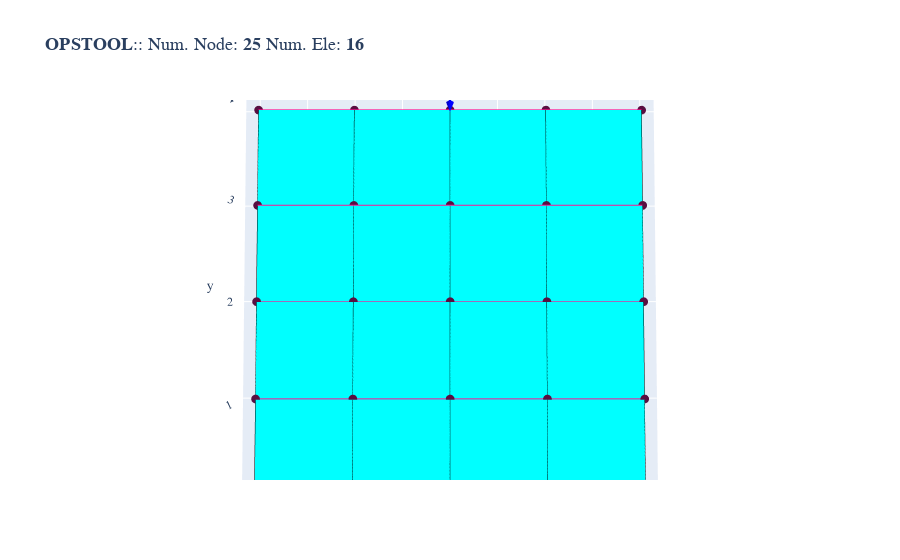

Notebook source saved alongside this figure:
### Code cell
opsvis.set_plot_props(point_size=3)
fig = opsvis.plot_model(show_nodal_loads=True, show_ele_loads=True, show_outline=True)
fig.write_html("images/plane_plotly.html", full_html=False, include_plotlyjs="cdn")
fig.show()

### Figure 1 — Plotly figure (JSON) as saved in the notebook; plotly's stock layout.template omitted (floating-point values rounded to 4 significant figures)
{"data": [{"color": "#00FFFF", "hoverinfo": "skip", "i": [0, 0, 4, 4, 8, 8, 12, 12, 16, 16, 20, 20, 24, 24, 28, 28, 32, 32, 36, 36, 40, 40, 44, 44, 48, 48, 52, 52, 56, 56, 60, 60], "j": [1, 2, 5, 6, 9, 10, 13, 14, 17, 18, 21, 22, 25, 26, 29, 30, 33, 34, 37, 38, 41, 42, 45, 46, 49, 50, 53, 54, 57, 58, 61, 62], "k": [2, 3, 6, 7, 10, 11, 14, 15, 18, 19, 22, 23, 26, 27, 30, 31, 34, 35, 38, 39, 42, 43, 46, 47, 50, 51, 54, 55, 58, 59, 62, 63], "name": "FourNodeQuad", "opacity": 1, "type": "mesh3d", "x": [0.0, 1.0, 1.0, 0.0, 0.0, 1.0, 1.0, 0.0, 0.0, 1.0, 1.0, 0.0, 0.0, 1.0, 1.0, 0.0, 1.0, 2.0, 2.0, 1.0, 1.0, 2.0, 2.0, 1.0, 1.0, 2.0, 2.0, 1.0, 1.0, 2.0, 2.0, 1.0, 2.0, 3.0, 3.0, 2.0, 2.0, 3.0, 3.0, 2.0, 2.0, 3.0, 3.0, 2.0, 2.0, 3.0, 3.0, 2.0, 3.0, 4.0, 4.0, 3.0, 3.0, 4.0, 4.0, 3.0, 3.0, 4.0, 4.0, 3.0, 3.0, 4.0, 4.0, 3.0], "y": [0.0, 0.0, 1.0, 1.0, 1.0, 1.0, 2.0, 2.0, 2.0, 2.0, 3.0, 3.0, 3.0, 3.0, 4.0, 4.0, 0.0, 0.0, 1.0, 1.0, 1.0, 1.0, 2.0, 2.0, 2.0, 2.0, 3.0, 3.0, 3.0, 3.0, 4.0, 4.0, 0.0, 0.0, 1.0, 1.0, 1.0, 1.0, 2.0, 2.0, 2.0, 2.0, 3.0, 3.0, 3.0, 3.0, 4.0, 4.0, 0.0, 0.0, 1.0, 1.0, 1.0, 1.0, 2.0, 2.0, 2.0, 2.0, 3.0, 3.0, 3.0, 3.0, 4.0, 4.0], "z": [0.0, 0.0, 0.0, 0.0, 0.0, 0.0, 0.0, 0.0, 0.0, 0.0, 0.0, 0.0, 0.0, 0.0, 0.0, 0.0, 0.0, 0.0, 0.0, 0.0, 0.0, 0.0, 0.0, 0.0, 0.0, 0.0, 0.0, 0.0, 0.0, 0.0, 0.0, 0.0, 0.0, 0.0, 0.0, 0.0, 0.0, 0.0, 0.0, 0.0, 0.0, 0.0, 0.0, 0.0, 0.0, 0.0, 0.0, 0.0, 0.0, 0.0, 0.0, 0.0, 0.0, 0.0, 0.0, 0.0, 0.0, 0.0, 0.0, 0.0, 0.0, 0.0, 0.0, 0.0]}, {"connectgaps": false, "hoverinfo": "skip", "line": {"color": "black", "width": 1}, "mode": "lines", "name": "Edge", "type": "scatter3d", "x": [0.0, 1.0, 1.0, 0.0, 0.0, NaN, 0.0, 1.0, 1.0, 0.0, 0.0, NaN, 0.0, 1.0, 1.0, 0.0, 0.0, NaN, 0.0, 1.0, 1.0, 0.0, 0.0, NaN, 1.0, 2.0, 2.0, 1.0, 1.0, NaN, 1.0, 2.0, 2.0, 1.0, 1.0, NaN, 1.0, 2.0, 2.0, 1.0, 1.0, NaN, 1.0, 2.0, 2.0, 1.0, 1.0, NaN, 2.0, 3.0, 3.0, 2.0, 2.0, NaN, 2.0, 3.0, 3.0, 2.0, 2.0, NaN, 2.0, 3.0, 3.0, 2.0, 2.0, NaN, 2.0, 3.0, 3.0, 2.0, 2.0, NaN, 3.0, 4.0, 4.0, 3.0, 3.0, NaN, 3.0, 4.0, 4.0, 3.0, 3.0, NaN, 3.0, 4.0, 4.0, 3.0, 3.0, NaN, 3.0, 4.0, 4.0, 3.0, 3.0, NaN], "y": [0.0, 0.0, 1.0, 1.0, 0.0, NaN, 1.0, 1.0, 2.0, 2.0, 1.0, NaN, 2.0, 2.0, 3.0, 3.0, 2.0, NaN, 3.0, 3.0, 4.0, 4.0, 3.0, NaN, 0.0, 0.0, 1.0, 1.0, 0.0, NaN, 1.0, 1.0, 2.0, 2.0, 1.0, NaN, 2.0, 2.0, 3.0, 3.0, 2.0, NaN, 3.0, 3.0, 4.0, 4.0, 3.0, NaN, 0.0, 0.0, 1.0, 1.0, 0.0, NaN, 1.0, 1.0, 2.0, 2.0, 1.0, NaN, 2.0, 2.0, 3.0, 3.0, 2.0, NaN, 3.0, 3.0, 4.0, 4.0, 3.0, NaN, 0.0, 0.0, 1.0, 1.0, 0.0, NaN, 1.0, 1.0, 2.0, 2.0, 1.0, NaN, 2.0, 2.0, 3.0, 3.0, 2.0, NaN, 3.0, 3.0, 4.0, 4.0, 3.0, NaN], "z": [0.0, 0.0, 0.0, 0.0, 0.0, NaN, 0.0, 0.0, 0.0, 0.0, 0.0, NaN, 0.0, 0.0, 0.0, 0.0, 0.0, NaN, 0.0, 0.0, 0.0, 0.0, 0.0, NaN, 0.0, 0.0, 0.0, 0.0, 0.0, NaN, 0.0, 0.0, 0.0, 0.0, 0.0, NaN, 0.0, 0.0, 0.0, 0.0, 0.0, NaN, 0.0, 0.0, 0.0, 0.0, 0.0, NaN, 0.0, 0.0, 0.0, 0.0, 0.0, NaN, 0.0, 0.0, 0.0, 0.0, 0.0, NaN, 0.0, 0.0, 0.0, 0.0, 0.0, NaN, 0.0, 0.0, 0.0, 0.0, 0.0, NaN, 0.0, 0.0, 0.0, 0.0, 0.0, NaN, 0.0, 0.0, 0.0, 0.0, 0.0, NaN, 0.0, 0.0, 0.0, 0.0, 0.0, NaN, 0.0, 0.0, 0.0, 0.0, 0.0, NaN]}, {"customdata": ["eleTag: 1<br>connectedNodes:<br> [1 6 7 2]", "eleTag: 2<br>connectedNodes:<br> [2 7 8 3]", "eleTag: 3<br>connectedNodes:<br> [3 8 9 4]", "eleTag: 4<br>connectedNodes:<br> [ 4  9 10  5]", "eleTag: 5<br>connectedNodes:<br> [ 6 11 12  7]", "eleTag: 6<br>connectedNodes:<br> [ 7 12 13  8]", "eleTag: 7<br>connectedNodes:<br> [ 8 13 14  9]", "eleTag: 8<br>connectedNodes:<br> [ 9 14 15 10]", "eleTag: 9<br>connectedNodes:<br> [11 16 17 12]", "eleTag: 10<br>connectedNodes:<br> [12 17 18 13]", "eleTag: 11<br>connectedNodes:<br> [13 18 19 14]", "eleTag: 12<br>connectedNodes:<br> [14 19 20 15]", "eleTag: 13<br>connectedNodes:<br> [16 21 22 17]", "eleTag: 14<br>connectedNodes:<br> [17 22 23 18]", "eleTag: 15<br>connectedNodes:<br> [18 23 24 19]", "eleTag: 16<br>connectedNodes:<br> [19 24 25 20]"], "hovertemplate": "%{customdata}", "marker": {"color": "#00FFFF", "size": 3, "symbol": "diamond-open"}, "mode": "markers", "name": "FourNodeQuad", "type": "scatter3d", "x": [0.5, 0.5, 0.5, 0.5, 1.5, 1.5, 1.5, 1.5, 2.5, 2.5, 2.5, 2.5, 3.5, 3.5, 3.5, 3.5], "y": [0.5, 1.5, 2.5, 3.5, 0.5, 1.5, 2.5, 3.5, 0.5, 1.5, 2.5, 3.5, 0.5, 1.5, 2.5, 3.5], "z": [0.0, 0.0, 0.0, 0.0, 0.0, 0.0, 0.0, 0.0, 0.0, 0.0, 0.0, 0.0, 0.0, 0.0, 0.0, 0.0]}, {"customdata": ["1", "2", "3", "4", "5", "6", "7", "8", "9", "10", "11", "12", "13", "14", "15", "16", "17", "18", "19", "20", "21", "22", "23", "24", "25"], "hovertemplate": "x: %{x}<br>y: %{y}<br>z: %{z} <br>nodeTag: %{customdata}", "marker": {"color": "#580f41", "size": 3, "symbol": "circle"}, "mode": "markers", "name": "Nodes", "type": "scatter3d", "x": [0.0, 0.0, 0.0, 0.0, 0.0, 1.0, 1.0, 1.0, 1.0, 1.0, 2.0, 2.0, 2.0, 2.0, 2.0, 3.0, 3.0, 3.0, 3.0, 3.0, 4.0, 4.0, 4.0, 4.0, 4.0], "y": [0.0, 1.0, 2.0, 3.0, 4.0, 0.0, 1.0, 2.0, 3.0, 4.0, 0.0, 1.0, 2.0, 3.0, 4.0, 0.0, 1.0, 2.0, 3.0, 4.0, 0.0, 1.0, 2.0, 3.0, 4.0], "z": [0.0, 0.0, 0.0, 0.0, 0.0, 0.0, 0.0, 0.0, 0.0, 0.0, 0.0, 0.0, 0.0, 0.0, 0.0, 0.0, 0.0, 0.0, 0.0, 0.0, 0.0, 0.0, 0.0, 0.0, 0.0]}, {"connectgaps": false, "hoverinfo": "skip", "line": {"color": "#15b01a", "width": 1}, "mode": "lines", "name": "BC", "type": "scatter3d", "x": [-0.02, 0.02, 0.0, -0.02, NaN, 0.98, 1.02, 1.0, 0.98, NaN, 1.98, 2.02, 2.0, 1.98, NaN, 2.98, 3.02, 3.0, 2.98, NaN, 3.98, 4.02, 4.0, 3.98, NaN], "y": [-0.04, -0.04, 0.0, -0.04, NaN, -0.04, -0.04, 0.0, -0.04, NaN, -0.04, -0.04, 0.0, -0.04, NaN, -0.04, -0.04, 0.0, -0.04, NaN, -0.04, -0.04, 0.0, -0.04, NaN], "z": [0.0, 0.0, 0.0, 0.0, NaN, 0.0, 0.0, 0.0, 0.0, NaN, 0.0, 0.0, 0.0, 0.0, NaN, 0.0, 0.0, 0.0, 0.0, NaN, 0.0, 0.0, 0.0, 0.0, NaN]}, {"connectgaps": false, "hoverinfo": "skip", "line": {"color": "#FF1493", "width": 2.5}, "mode": "lines", "name": "mp constraint", "type": "scatter3d", "x": [0.0, 4.0, NaN, 0.0, 4.0, NaN, 0.0, 4.0, NaN, 0.0, 4.0, NaN], "y": [1.0, 1.0, NaN, 2.0, 2.0, NaN, 3.0, 3.0, NaN, 4.0, 4.0, NaN], "z": [0.0, 0.0, NaN, 0.0, 0.0, NaN, 0.0, 0.0, NaN, 0.0, 0.0, NaN]}, {"connectgaps": false, "hovertemplate": "<b>%{text}</b>", "line": {"color": "#0000ff", "width": 5}, "mode": "lines", "name": "<b>Pattern 1</b><br>Nodal Load", "text": ["0.00e+00", "0.00e+00", "0.00e+00"], "type": "scatter3d", "x": [2.0, 2.0, NaN], "y": [4.0, 4.0, NaN], "z": [0.0, 0.0, NaN]}, {"color": "#0000ff", "hovertemplate": "<b>%{text}", "i": [0, 0, 1, 1, 2, 2, 3, 3, 4, 4, 5, 5, 6, 6, 7, 7, 8, 8, 9, 9, 10, 10, 11, 11, 12, 12, 13, 13, 14, 14, 15, 15], "j": [1, 1, 2, 2, 3, 3, 4, 4, 5, 5, 6, 6, 7, 7, 8, 8, 9, 9, 10, 10, 11, 11, 12, 12, 13, 13, 14, 14, 15, 15, 0, 0], "k": [16, 17, 16, 17, 16, 17, 16, 17, 16, 17, 16, 17, 16, 17, 16, 17, 16, 17, 16, 17, 16, 17, 16, 17, 16, 17, 16, 17, 16, 17, 16, 17], "name": "<b>Pattern 1</b><br>Nodal Load", "text": ["0.00e+00", "0.00e+00", "0.00e+00", "0.00e+00", "0.00e+00", "0.00e+00", "0.00e+00", "0.00e+00", "0.00e+00", "0.00e+00", "0.00e+00", "0.00e+00", "0.00e+00", "0.00e+00", "0.00e+00", "0.00e+00", "0.00e+00", "0.00e+00"], "type": "mesh3d", "x": [2.0, 2.0, 2.0, 2.0, 2.0, 2.0, 2.0, 2.0, 2.0, 2.0, 2.0, 2.0, 2.0, 2.0, 2.0, 2.0, 2.0, 2.0], "y": [4.0, 4.0, 4.0, 4.0, 4.0, 4.0, 4.0, 4.0, 4.0, 4.0, 4.0, 4.0, 4.0, 4.0, 4.0, 4.0, 4.0, 4.0], "z": [0.0, 0.0, 0.0, 0.0, 0.0, 0.0, 0.0, 0.0, 0.0, 0.0, 0.0, 0.0, 0.0, 0.0, 0.0, 0.0, 0.0, 0.0]}, {"connectgaps": false, "hovertemplate": "<b>%{text}</b>", "line": {"color": "#0000ff", "width": 5}, "mode": "lines", "name": "<b>Pattern 1</b><br>Nodal Load", "text": ["-1.00e+00", "-1.00e+00", "-1.00e+00"], "type": "scatter3d", "x": [2.0, 2.0, NaN], "y": [4.28, 4.08, NaN], "z": [0.0, 0.0, NaN]}, {"color": "#0000ff", "hovertemplate": "<b>%{text}", "i": [0, 0, 1, 1, 2, 2, 3, 3, 4, 4, 5, 5, 6, 6, 7, 7, 8, 8, 9, 9, 10, 10, 11, 11, 12, 12, 13, 13, 14, 14, 15, 15], "j": [1, 1, 2, 2, 3, 3, 4, 4, 5, 5, 6, 6, 7, 7, 8, 8, 9, 9, 10, 10, 11, 11, 12, 12, 13, 13, 14, 14, 15, 15, 0, 0], "k": [16, 17, 16, 17, 16, 17, 16, 17, 16, 17, 16, 17, 16, 17, 16, 17, 16, 17, 16, 17, 16, 17, 16, 17, 16, 17, 16, 17, 16, 17, 16, 17], "name": "<b>Pattern 1</b><br>Nodal Load", "text": ["-1.00e+00", "-1.00e+00", "-1.00e+00", "-1.00e+00", "-1.00e+00", "-1.00e+00", "-1.00e+00", "-1.00e+00", "-1.00e+00", "-1.00e+00", "-1.00e+00", "-1.00e+00", "-1.00e+00", "-1.00e+00", "-1.00e+00", "-1.00e+00", "-1.00e+00", "-1.00e+00"], "type": "mesh3d", "x": [2.04, 2.037, 2.027, 2.012, 1.996, 1.98, 1.968, 1.961, 1.961, 1.968, 1.98, 1.996, 2.012, 2.027, 2.037, 2.04, 2.0, 2.0], "y": [4.08, 4.08, 4.08, 4.08, 4.08, 4.08, 4.08, 4.08, 4.08, 4.08, 4.08, 4.08, 4.08, 4.08, 4.08, 4.08, 4.08, 3.98], "z": [0.0, 0.01627, 0.02973, 0.03804, 0.03978, 0.03464, 0.02351, 0.008316, -0.008316, -0.02351, -0.03464, -0.03978, -0.03804, -0.02973, -0.01627, -9.797e-18, 0.0, 0.0]}, {"connectgaps": false, "hovertemplate": "<b>%{text}</b>", "line": {"color": "#0000ff", "width": 5}, "mode": "lines", "name": "<b>Pattern 1</b><br>Nodal Load", "text": ["0.00e+00", "0.00e+00", "0.00e+00"], "type": "scatter3d", "x": [2.0, 2.0, NaN], "y": [4.0, 4.0, NaN], "z": [0.0, 0.0, NaN]}, {"color": "#0000ff", "hovertemplate": "<b>%{text}", "i": [0, 0, 1, 1, 2, 2, 3, 3, 4, 4, 5, 5, 6, 6, 7, 7, 8, 8, 9, 9, 10, 10, 11, 11, 12, 12, 13, 13, 14, 14, 15, 15], "j": [1, 1, 2, 2, 3, 3, 4, 4, 5, 5, 6, 6, 7, 7, 8, 8, 9, 9, 10, 10, 11, 11, 12, 12, 13, 13, 14, 14, 15, 15, 0, 0], "k": [16, 17, 16, 17, 16, 17, 16, 17, 16, 17, 16, 17, 16, 17, 16, 17, 16, 17, 16, 17, 16, 17, 16, 17, 16, 17, 16, 17, 16, 17, 16, 17], "name": "<b>Pattern 1</b><br>Nodal Load", "text": ["0.00e+00", "0.00e+00", "0.00e+00", "0.00e+00", "0.00e+00", "0.00e+00", "0.00e+00", "0.00e+00", "0.00e+00", "0.00e+00", "0.00e+00", "0.00e+00", "0.00e+00", "0.00e+00", "0.00e+00", "0.00e+00", "0.00e+00", "0.00e+00"], "type": "mesh3d", "x": [2.0, 2.0, 2.0, 2.0, 2.0, 2.0, 2.0, 2.0, 2.0, 2.0, 2.0, 2.0, 2.0, 2.0, 2.0, 2.0, 2.0, 2.0], "y": [4.0, 4.0, 4.0, 4.0, 4.0, 4.0, 4.0, 4.0, 4.0, 4.0, 4.0, 4.0, 4.0, 4.0, 4.0, 4.0, 4.0, 4.0], "z": [0.0, 0.0, 0.0, 0.0, 0.0, 0.0, 0.0, 0.0, 0.0, 0.0, 0.0, 0.0, 0.0, 0.0, 0.0, 0.0, 0.0, 0.0]}], "layout": {"autosize": true, "font": {"family": "Arial, sans-serif"}, "scene": {"aspectmode": "data", "camera": {"eye": {"x": 0, "y": -0.1, "z": 4}}, "dragmode": "pan", "xaxis": {"showbackground": false}, "yaxis": {"showbackground": false}, "zaxis": {"showbackground": true, "showgrid": true, "showticklabels": false, "ticks": "", "title": {"text": ""}, "visible": true}}, "showlegend": false, "title": {"font": {"family": "courier", "size": 18}, "text": "<b>OPSTOOL</b>:: Num. Node: <b>25</b> Num. Ele: <b>16</b>"}}}
